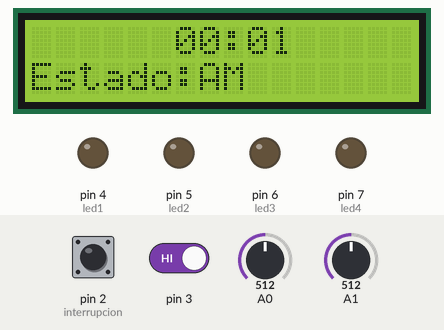
Simulated run of this sketch. Board: Arduino Uno, built with avr-gcc and run on an emulated ATmega328P. On the bench: 16×2 character LCD, output pins drawn as LEDs (lit = HIGH). Dashed ring = blinking. The test bench sets the inputs (shaded band); at power-on: pin 3 HIGH, A0 = 512, pin 2 (interrupcion) HIGH, A1 = 512.

Above: at 1.6 s.
1.7 s: pin 3 driven LOW
At 1.94 s:
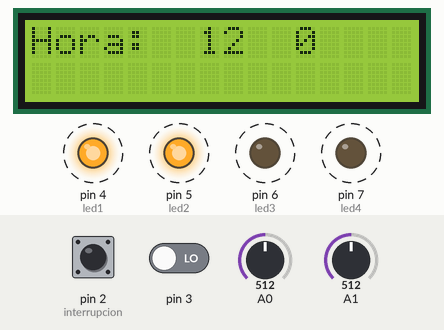
4.3 s: A0 set to 441
At 7.18 s:
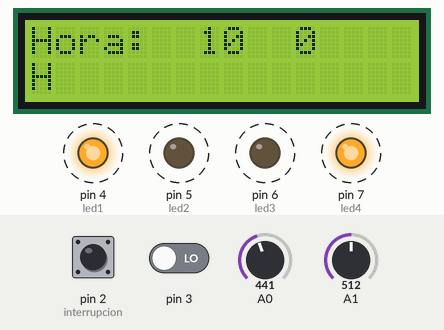
7.3 s: A0 set to 412
At 8.23 s:
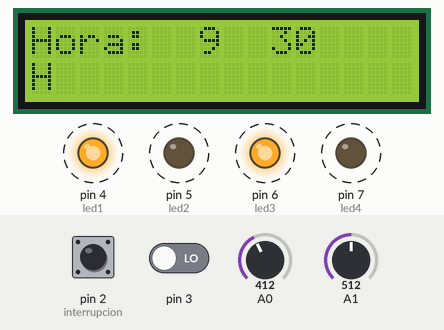
9.9 s: pin 2 (interrupcion) pulled LOW for 0.15 s
10.6 s: pin 2 (interrupcion) pulled LOW for 1 s
At 12.09 s:
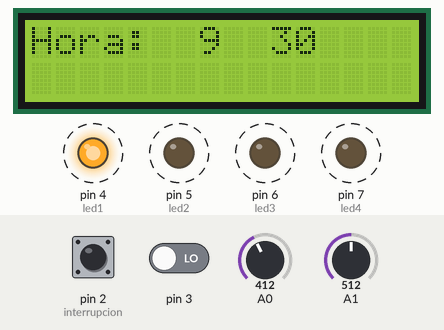
12.2 s: pin 3 driven HIGH
At 13.8 s:
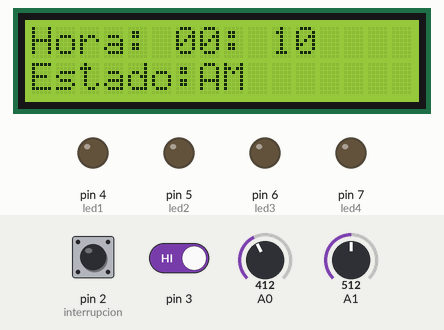
Timing chart, 0 to 15.3 s (numbered marks = the images above; inputs shaded):
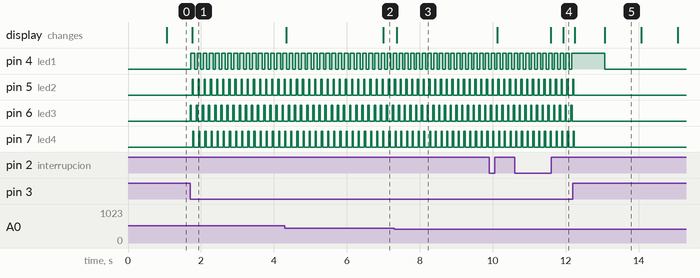

Measured:
- after the input at 1.7 s, pin 4 (led1): alternates HIGH for 0.10 s and LOW for 0.06 s, starting at once; pin 5 (led2): alternates HIGH for 0.03 s and LOW for 0.14 s, starting after 0.06 s; pin 7 (led4): alternates HIGH for 0.03 s and LOW for 0.14 s, starting after 0.07 s; the display: changes after 0.06 s (image 1)
- after the input at 4.3 s, the display: first changes at once (image 2 shows a later state)
- after the input at 7.3 s, the display: changes after 0.07 s (image 3)
- after the input at 10.6 s, the display: first differs from a run without the input after 1.3 s (image 4)
- after the input at 12.2 s, pin 5 (led2), pin 7 (led4): goes on until 12.2 s, then stays LOW; pin 6 (led3): stops changing and stays LOW; the display: first changes at once (image 5 shows a later state)
- by itself, pin 6 (led3): alternates HIGH for 0.04 s and LOW for 0.13 s
- what the display in image 5 shows lasts 1.0 s, from 13.1 s to 14.1 s

The sketch:

Laboratorio3.ino
```cpp
#include<LiquidCrystal.h>
#include<TimerOne.h>
#include<MsTimer2.h>
LiquidCrystal lcd(13, 12, 11, 10, 9, 8);
volatile byte state = LOW;
int minutero;
const int led1=4;
const int led2=5;
const int led3=6;
const int led4=7;
const int interrupcion = 2;
volatile long int reloj=0;
volatile long int minuto=0;
int cont=0;
int on;
int estado2= 0;
int conversor;
int hora;
int conversor2;

void setup() {
  lcd.begin(16,2);
  pinMode(led1,OUTPUT);
  pinMode(led2,OUTPUT);
  pinMode(led3,OUTPUT);
  pinMode(led4,OUTPUT);
  pinMode(interrupcion, INPUT_PULLUP);
  attachInterrupt(0, activar, RISING);
  attachInterrupt(1, modos, LOW);
  Timer1.initialize(1000000); //1 seg
  Timer1.attachInterrupt(tiempo); //
  Serial.begin(9600);
  MsTimer2::set(1000,modos1);
  MsTimer2::start();
}
 void loop() {
}
void activar() {
  state = !state;
  if (state == 1) {
  lcd.setCursor(0,0);
  lcd.println("off");
  lcd.noDisplay();

  }
  else{
  lcd.setCursor(0,0);
  lcd.println("ON");
  lcd.display();

  }
}


void tiempo(){

 reloj++;
 if(reloj>59){
  reloj=0;
  minuto++;
 }
  if(estado2==0){
 lcd.setCursor(0,1);
 lcd.println("Hora: ");
 if(minuto<10)
 lcd.setCursor(6,0);
 lcd.println("0");
 lcd.setCursor(7,0);
 lcd.println(minuto);
 lcd.setCursor(8,0);
 lcd.println(":");
 if(reloj<10){
  lcd.setCursor(9,0);
  lcd.println("0");
 //lcd.clear();
 }
 lcd.setCursor(10,0);
 lcd.println(reloj);
 if(minuto>=12){
 lcd.setCursor(0,1);
 lcd.print("Estado:PM");
 }else {
  lcd.setCursor(0,1);
  lcd.print("Estado:AM");
 }
}else if(estado2==1){
  lcd.clear();
    conversor=analogRead(0);
    conversor2=analogRead(1);
    lcd.setCursor(0,0);
    lcd.print("Hora:");
    lcd.setCursor(0,1);
    hora=map(conversor, 0, 1023, 0, 24);
    lcd.println(hora);
    lcd.setCursor(2,1);
    lcd.println(":");
    minutero=map(conversor2, 0, 1023, 0,60);
    lcd.setCursor(4,1);
    lcd.println(minutero);

}
}
void modos(){
 switch(estado2){
    case 0:
 lcd.setCursor(0,1);
 lcd.print("H");
      modos1();
      estado2++;
     break;
     case 1:
     lcd.setCursor(0,1);
     lcd.print("H22");
    lcd.clear();
    conversor=analogRead(0);
    conversor2=analogRead(1);
    lcd.setCursor(0,0);
   lcd.print("Hora:");
    lcd.setCursor(7,0);
    hora=map(conversor, 0, 1023, 0, 24);
    lcd.println(hora);
    lcd.setCursor(9,0);
    lcd.println(":");
    minutero=map(conversor2, 0, 1023, 0,60);
    lcd.setCursor(10,0);
    lcd.println(minutero);

    on=0;
    estado2=0;
    break;


  }

  conversor=analogRead(0);
  hora=minuto;
  hora=map(conversor, 0, 1023, 0, 24);
  lcd.setCursor(7,0);
  lcd.println(hora);


}
void modos1(){
  if(cont<20){
    cont++;
    switch(cont){
      case 2:
        digitalWrite(led3,HIGH);
      break;
      case 5:
        digitalWrite(led1,HIGH);
      break;
      case 7:
        digitalWrite(led3,LOW);
      break;
      case 9:
        digitalWrite(led2,HIGH);
      break;
      case 11:
        digitalWrite(led4,HIGH);
      break;
      case 13:
        digitalWrite(led2,LOW);
      break;
      case 15:
        digitalWrite(led4,LOW);
      break;
      case 18:
        digitalWrite(led1,LOW);
      break;
      case 20:
        digitalWrite(led1,LOW);
        digitalWrite(led2,LOW);
        digitalWrite(led3,LOW);
        digitalWrite(led4,LOW);
    }
    if(reloj>20){
        digitalWrite(led1,LOW);
        digitalWrite(led2,LOW);
        digitalWrite(led3,LOW);
        digitalWrite(led4,LOW);
    }
  }
  else
  cont=0;

}
```
